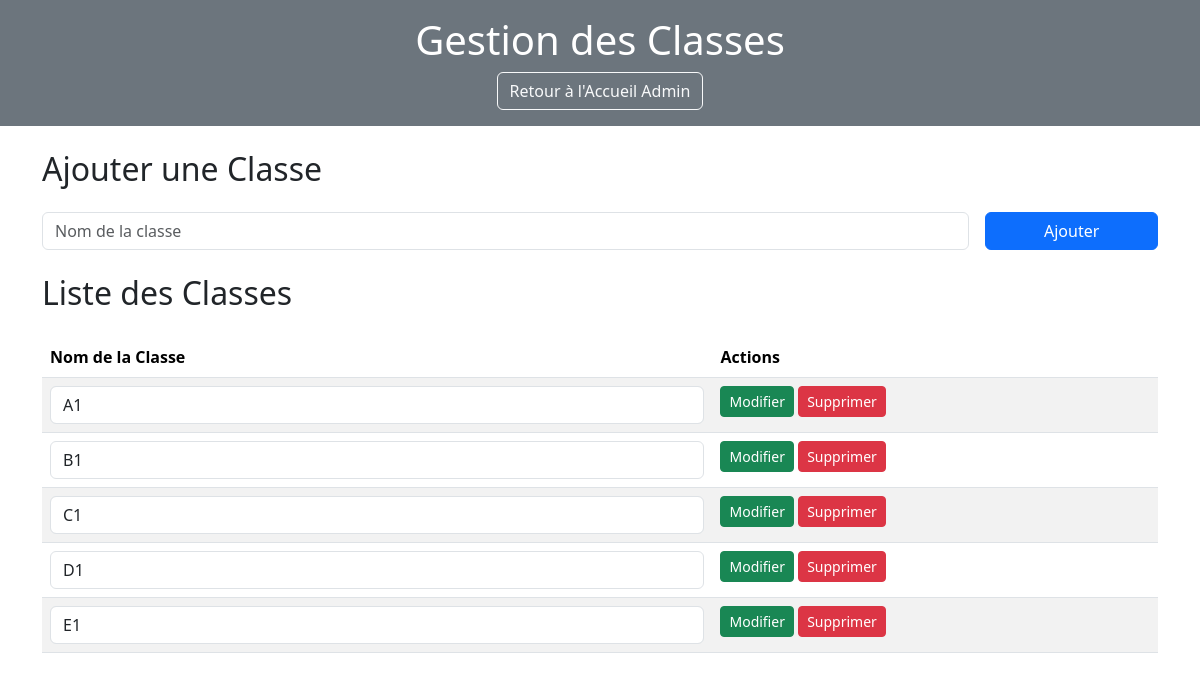
Page /gestion_classes.php (signed in) on the committed database.
### tables this page shows
CREATE TABLE `class` (
  `id` int(11) NOT NULL,
  `name` varchar(255) NOT NULL
);

### assets/files/manage_classes.php (called while the page is built, shortened)
<?php
include_once 'bdd.php';
$sql = "SELECT * FROM class";
$stmt = $pdo->prepare($sql);
$stmt->execute();
$classes = $stmt->fetchAll(PDO::FETCH_ASSOC);
?>

### gestion_classes.php (the view, shortened to what this page needs)
<?php
include 'assets/files/bdd.php';
include_once 'assets/files/manage_classes.php';
?>
<!DOCTYPE html>
<html lang="fr">
<head>
    <link href="https://cdn.jsdelivr.net/npm/bootstrap@5.3.3/dist/css/bootstrap.min.css" rel="stylesheet">
</head>
<body>
<header class="bg-secondary text-white py-3 mb-4">
    <div class="container text-center">
        <h1 class="mb-2">Gestion des Classes</h1>
        <a href="admin.php" class="btn btn-outline-light">Retour à l'Accueil Admin</a>
    </div>
</header>
<div class="container">
    <h2 class="mb-4">Ajouter une Classe</h2>
    <form method="POST" action="assets/files/manage_classes.php" class="mb-4">
        <div class="row g-3">
            <div class="col-md-10">
                <input type="text" name="class_name" class="form-control" placeholder="Nom de la classe" required>
            </div>
            <div class="col-md-2">
                <button type="submit" name="action" value="add" class="btn btn-primary w-100">Ajouter</button>
            </div>
        </div>
    </form>
    <h2 class="mb-4">Liste des Classes</h2>
    <table class="table table-striped">
        <thead>
            <tr>
                <th>Nom de la Classe</th>
                <th>Actions</th>
            </tr>
        </thead>
        <tbody>
            <?php foreach ($classes as $class): ?>
            <tr>
                <form method="POST" action="assets/files/manage_classes.php">
                    <td>
                        <input type="text" name="class_name" value="<?php echo $class['name']; ?>" class="form-control">
                    </td>
                    <td>
                        <button type="submit" name="action" value="update" class="btn btn-success btn-sm">Modifier</button>
                        <button type="submit" name="action" value="delete" class="btn btn-danger btn-sm">Supprimer</button>
                    </td>
                </form>
            </tr>
            <?php endforeach; ?>
        </tbody>
    </table>
</div>
</body>
</html>

### rows in the picture
class: class_name "A1"
class: class_name "B1"
class: class_name "C1"
class: class_name "D1"
class: class_name "E1"
